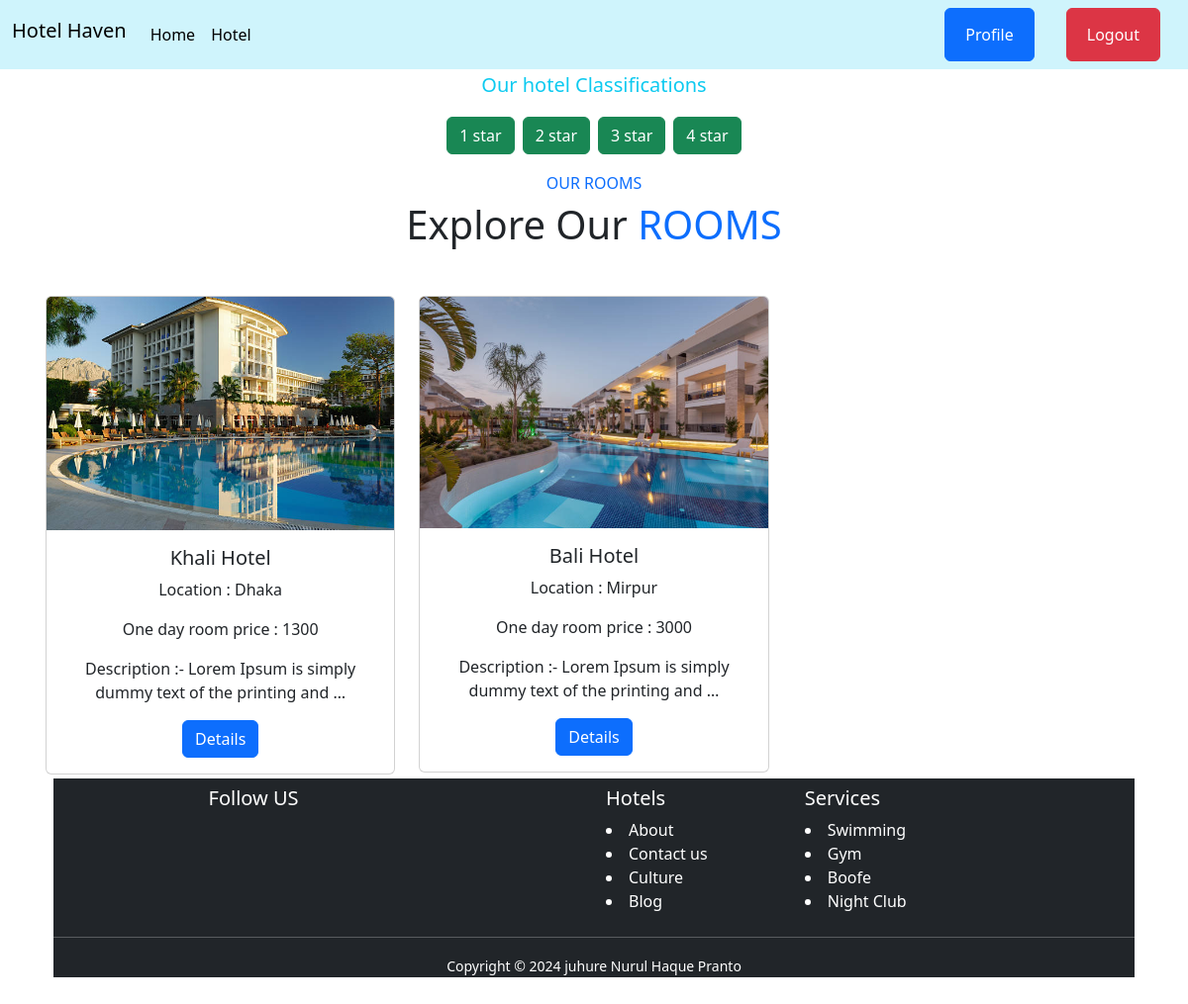
The app's page /hotel/hotel/ (signed in), older data.
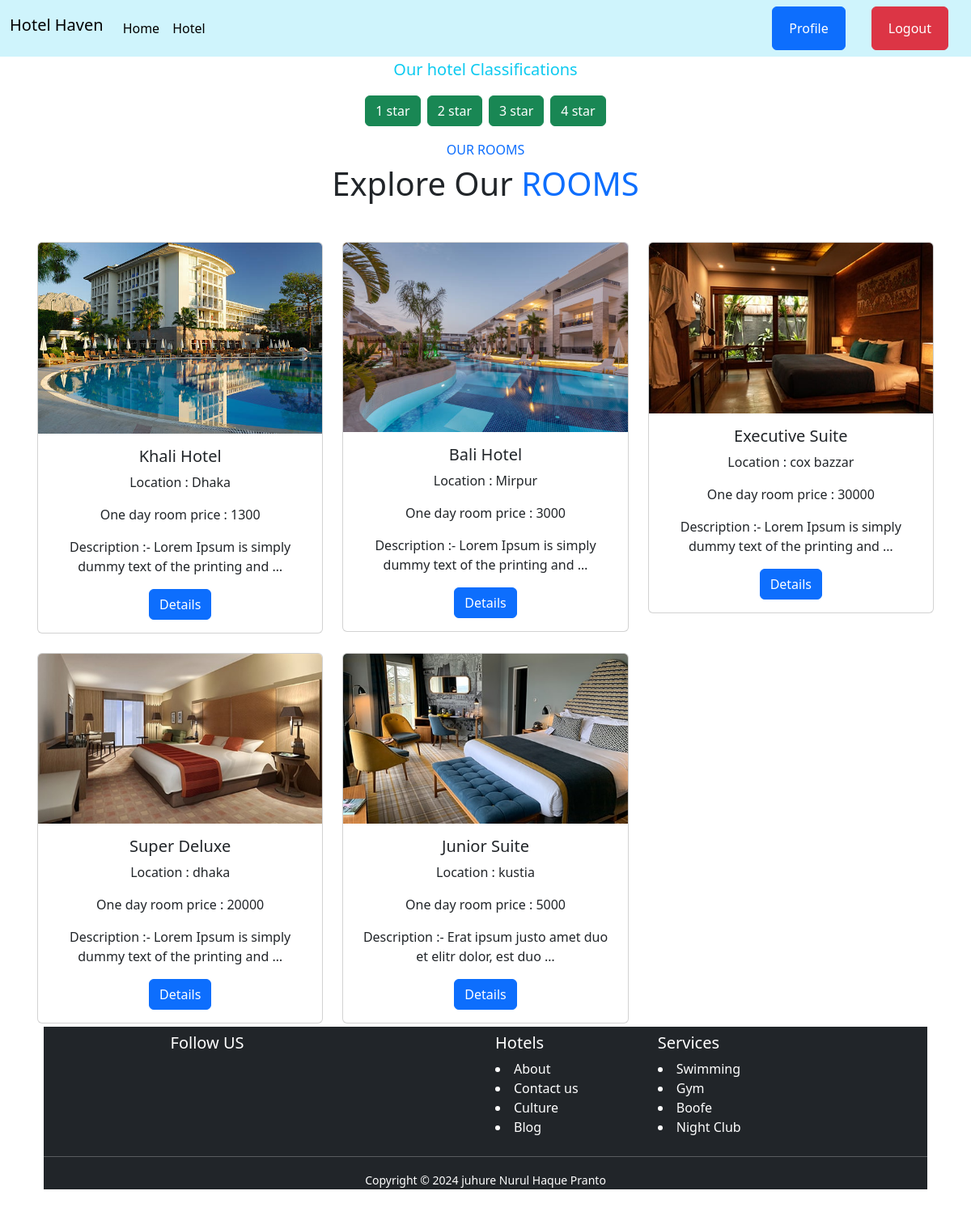
The same page, newer data.
### hotel/models.py (models this page shows, shortened)
class CategoryModel(models.Model):
    name = models.CharField(max_length = 15)
    slug = models.SlugField(max_length=100, unique=True, null=True, blank=True)

class HotelModel(models.Model):
    hotel_name = models.CharField(max_length=100)
    location = models.CharField(max_length=200)
    fee = models.IntegerField()
    description = models.TextField()
    image = models.ImageField(upload_to='hotel/images/')
    category = models.ForeignKey(CategoryModel, on_delete=models.CASCADE,null=True, blank=True)

### hotel/views.py (the view)
# urls.py: path('hotel/',  views.showhotel, name='hotel'),
@login_required
def showhotel(request, category_slug = None):
    data = models.HotelModel.objects.all()
    if category_slug is not None:
        fil = models.CategoryModel.objects.get(slug=category_slug)
        data = models.HotelModel.objects.filter(category = fil)
    category = models.CategoryModel.objects.all()
    return render(request, 'hotel.html', {'data':data,'category':category})

### hotel/templates/hotel.html (shortened to what this page needs)
{% extends "base.html" %} {% load static %}
{% block content %}
<div class="container mb-5">
<div class="text-center container p-1 h-100">
  <h5 class="text-info">Our hotel Classifications</h5>
<div class="d-flex flex-wrap justify-content-center pt-2 align-items-center">
  {% for val in category %}
  <div class="p-1">
    <button type="button" class="btn btn-success">
    <a
      href="{% url 'category_wise' val.slug %}"
      class="text-decoration-none text-white"
      >{{val.name}}</a
    >
  </div>
  {% endfor %}
</div>
<div class="text-center wow fadeInUp" data-wow-delay="0.1s">
  <h6 class="section-title text-center text-primary text-uppercase mt-3">Our Rooms</h6>
  <h1 class="mb-5">Explore Our <span class="text-primary text-uppercase">Rooms</span></h1>
</div>
<div class="row row-cols-1 row-cols-md-3 g-4">
    {% for i in data %}
      <div class="col">
        <div class="card">
          <img src="{{i.image.url}}" class="card-img-top" alt="...">
          <div class="card-body">
            <h5 class="card-title">{{i.hotel_name}}</h5>
            <p>Location : {{i.location}}</p>
            <p>One day room price : {{i.fee}}</p>
            <p class="card-text">Description :- {{i.description | truncatewords:10}}</p>
            <a class="btn btn-primary" href="{% url 'details' i.id %}">Details</a>
          </div>
        </div>
      </div>
    {% endfor %}
</div>
</div>
  {% endblock content %}

### core/templates/base.html (shortened to what this page needs)
<!DOCTYPE html>
<html lang="en">
  <head>
    <link
      href="https://cdn.jsdelivr.net/npm/bootstrap@5.3.2/dist/css/bootstrap.min.css"
      rel="stylesheet"
    />
  </head>
  <body>
    <nav class="navbar navbar-expand-lg bg-info-subtle bg-body-tertiary">
      <div class="container-fluid">
        <h3 class="navbar-brand">Hotel Haven</h3>
        <div class="collapse navbar-collapse" id="navbarSupportedContent">
          <ul class="navbar-nav me-auto mb-2 mb-lg-0">
            <li class="nav-item">
              <a
                class="nav-link active"
                aria-current="page"
                href="{% url 'home' %}"
                >Home</a
              >
            </li>
            <li class="nav-item">
              <a
                class="nav-link active"
                aria-current="page"
                href="{% url 'hotel' %}"
                >Hotel</a
              >
            </li>
          </ul>
          <div class="d-flex">
            <ul class="navbar-nav me-auto mb-2 mb-lg-0">
              {% if request.user.is_authenticated %}
              <li class="nav-item btn btn-primary mx-3">
                <a
                  class="nav-link text-white"
                  href="{% url 'profile' user.username %}"
                  >Profile</a
                >
              </li>
              <li class="nav-item btn btn-danger mx-3">
                <a class="nav-link text-white" href="{% url 'logout' %}"
                  >Logout</a
                >
              </li>
              {% endif %}
            </ul>
          </div>
        </div>
      </div>
    </nav>
    {% block content %}{% endblock content %}
    {% include "footer.html" %}
  </body>
</html>

### core/templates/footer.html (shortened to what this page needs)
<div class="container mb-5">
  <footer class="bg-dark w-100 text-white">
    <div class="container w-75 m-auto row p-2">
      <div class="col-md-6">
        <h5>Follow US</h5>
        <div class="icons">
        </div>
      </div>
      <div class="col-md-3">
        <h5>Hotels</h5>
        <li>About</li>
        <li>Contact us</li>
        <li>Culture</li>
        <li>Blog</li>
      </div>
      <div class="col-md-3">
        <h5>Services</h5>
        <li>Swimming</li>
        <li>Gym</li>
        <li>Boofe</li>
        <li>Night Club</li>
      </div>
    </div>
    <hr />
    <p class="text-center mt-3">
      <small>Copyright © {% now "Y" %} juhure Nurul Haque Pranto</small>
    </p>
  </footer>
</div>

Row changes from the older to the newer data that the page shows:
added HotelModel: image (picture), hotel_name "Executive Suite", location "cox bazzar", fee "30000", description "Lorem Ipsum is simply dummy text of the printing and …"
added HotelModel: image (picture), hotel_name "Super Deluxe", location "dhaka", fee "20000", description "Lorem Ipsum is simply dummy text of the printing and …"
added HotelModel: image (picture), hotel_name "Junior Suite", location "kustia", fee "5000", description "Erat ipsum justo amet duo et elitr dolor, est duo …"
